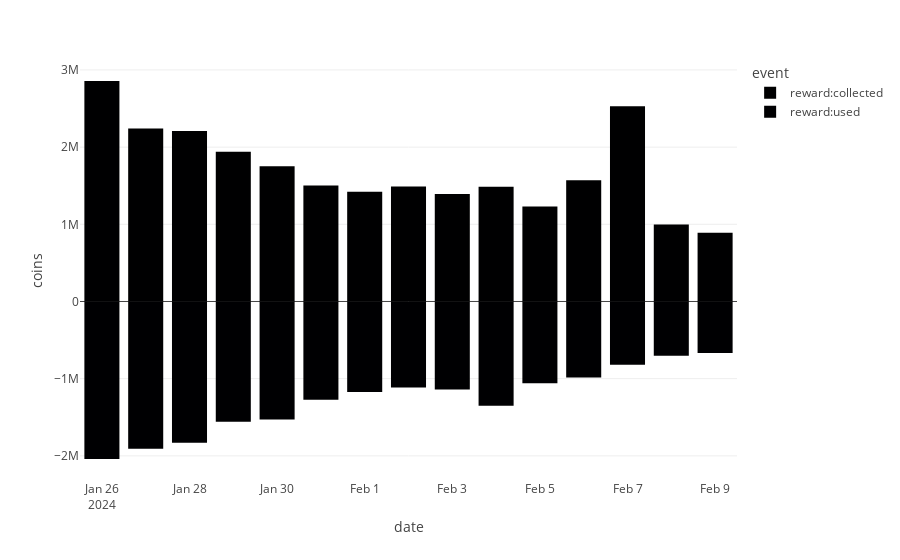

Here is the notebook cell this chart was saved with:
### Code cell
# Coins 
import pandas as pd
from helpers.coins import *
coins = './data/coins/coins.csv'
df= pd.read_csv(coins).

def tweak_df(df):
    return (
        df.assign(
        created_date = lambda df_: pd.to_datetime(df_.created_date,format='%Y-%m-%d'),
        date = lambda df_:pd.to_datetime(df_.date,format='%Y-%m-%d'),
        event_time = lambda df_:pd.to_datetime(df_.event_time.str.replace(' UTC',''), format="ISO8601"))
        )

# Daily coins flow
daily_coins = df.assign(
    created_date = lambda df_: pd.to_datetime(df_.created_date,format='%Y-%m-%d'),
    date = lambda df_:pd.to_datetime(df_.date,format='%Y-%m-%d'),
    event_time = lambda df_:pd.to_datetime(df_.event_time.str.replace(' UTC',''), format="ISO8601")
).groupby(['date','event'])['coins'].sum().reset_index()

fig = px.bar(daily_coins, x='date', y='coins',color='event')

### Figure 1 — Plotly figure (JSON) as saved in the notebook; plotly's stock layout.template omitted (floating-point values rounded to 4 significant figures)
{"data": [{"alignmentgroup": "True", "hovertemplate": "event=reward:collected<br>date=%{x}<br>coins=%{y}<extra></extra>", "legendgroup": "reward:collected", "marker": {"color": "#000001", "pattern": {"shape": ""}}, "name": "reward:collected", "offsetgroup": "reward:collected", "orientation": "v", "showlegend": true, "textposition": "auto", "type": "bar", "x": ["2024-01-26T00:00:00", "2024-01-27T00:00:00", "2024-01-28T00:00:00", "2024-01-29T00:00:00", "2024-01-30T00:00:00", "2024-01-31T00:00:00", "2024-02-01T00:00:00", "2024-02-02T00:00:00", "2024-02-03T00:00:00", "2024-02-04T00:00:00", "2024-02-05T00:00:00", "2024-02-06T00:00:00", "2024-02-07T00:00:00", "2024-02-08T00:00:00", "2024-02-09T00:00:00"], "xaxis": "x", "y": [2856775, 2240044, 2207550, 1939910, 1752335, 1501622, 1422716, 1491058, 1393885, 1487163, 1232190, 1571227, 2528249, 996157, 891328], "yaxis": "y"}, {"alignmentgroup": "True", "hovertemplate": "event=reward:used<br>date=%{x}<br>coins=%{y}<extra></extra>", "legendgroup": "reward:used", "marker": {"color": "#000002", "pattern": {"shape": ""}}, "name": "reward:used", "offsetgroup": "reward:used", "orientation": "v", "showlegend": true, "textposition": "auto", "type": "bar", "x": ["2024-01-26T00:00:00", "2024-01-27T00:00:00", "2024-01-28T00:00:00", "2024-01-29T00:00:00", "2024-01-30T00:00:00", "2024-01-31T00:00:00", "2024-02-01T00:00:00", "2024-02-02T00:00:00", "2024-02-03T00:00:00", "2024-02-04T00:00:00", "2024-02-05T00:00:00", "2024-02-06T00:00:00", "2024-02-07T00:00:00", "2024-02-08T00:00:00", "2024-02-09T00:00:00"], "xaxis": "x", "y": [-2040750, -1907950, -1830500, -1559500, -1528800, -1274000, -1171850, -1112850, -1139450, -1350000, -1060400, -985400, -820700, -703700, -667000], "yaxis": "y"}], "layout": {"barmode": "relative", "legend": {"title": {"text": "event"}, "tracegroupgap": 0}, "margin": {"t": 60}, "xaxis": {"anchor": "y", "domain": [0, 1], "title": {"text": "date"}}, "yaxis": {"anchor": "x", "domain": [0, 1], "title": {"text": "coins"}}}}
